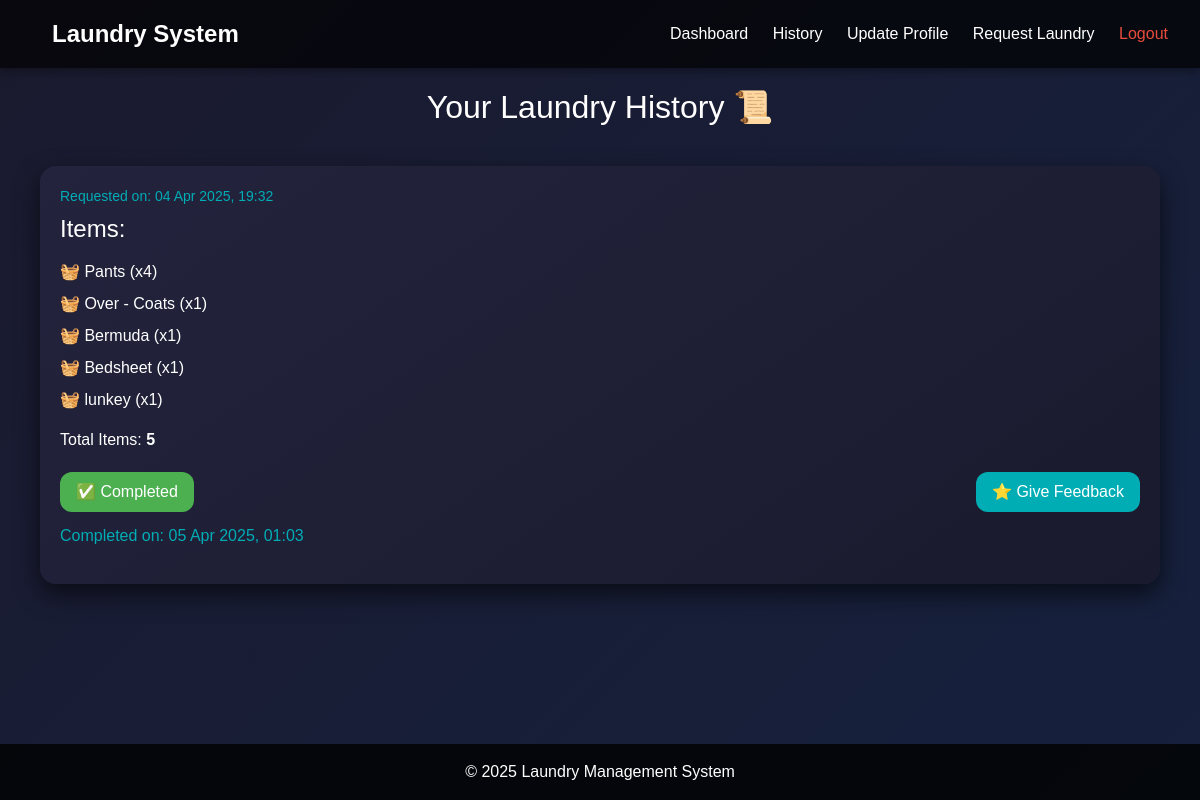
Page /history/ (signed in) on the committed database.
### laundry/models.py (models this page shows, shortened)
class LaundryRequest(models.Model):
    STATUS_CHOICES = [
        ('Pending', 'Pending'),
        ('Recieved', 'Recieved'),
        ('In Progress', 'In Progress'),
        ('Completed', 'Completed'),
    ]
    user = models.ForeignKey(User, on_delete=models.CASCADE)
    items = models.ManyToManyField(LaundryItem, through='LaundryRequestItem')
    status = models.CharField(max_length=20, choices=STATUS_CHOICES, default='Pending')
    created_at = models.DateTimeField(auto_now_add=True)
    completed_at = models.DateTimeField(null=True, blank=True)  # New Field

class LaundryRequestItem(models.Model):
    laundry_request = models.ForeignKey(LaundryRequest, on_delete=models.CASCADE)
    item = models.ForeignKey(LaundryItem, on_delete=models.CASCADE)
    quantity = models.PositiveIntegerField(default=1)

class LaundryItem(models.Model):
    name = models.CharField(max_length=100)

### laundry/views.py (the view)
# urls.py: path("history/", request_history, name="history"),  # New history page
@login_required
def request_history(request):
    history_requests = LaundryRequest.objects.filter(user=request.user).order_by("-created_at")
    return render(request, "history.html", {"requests": history_requests})

### laundry/templates/history.html (shortened to what this page needs)
{% extends 'base.html' %}
{% block content %}
<h2 style="text-align: center; color: #ffffff; margin-bottom: 40px;">Your Laundry History 📜</h2>
{% if requests %}
<div style="display: grid; grid-template-columns: repeat(auto-fit, minmax(300px, 1fr)); gap: 20px; padding: 0 20px;">
    {% for request in requests %}
    <div style="background: linear-gradient(145deg, #23233d, #1a1a2e); padding: 20px; border-radius: 16px; box-shadow: 0 10px 25px rgba(0,0,0,0.6); transition: transform 0.3s;">
        <p style="color: #00adb5; font-size: 14px; margin-bottom: 8px;">
            Requested on: {{ request.created_at|date:"d M Y, H:i" }}
        </p>
        <h4 style="color: #ffffff; margin-bottom: 16px;">Items:</h4>
        <ul style="list-style: none; padding-left: 0; color: #ffffff;">
            {% for item in request.laundryrequestitem_set.all %}
                <li style="margin-bottom: 8px;">🧺 {{ item.item.name }} (x{{ item.quantity }})</li>
            {% endfor %}
        </ul>
        <p style="color: #ffffff; margin: 12px 0;">Total Items: <strong>{{ request.laundryrequestitem_set.all|length }}</strong></p>
        <div style="margin-top: 20px;">
            {% if request.status == 'Completed' %}
                <div style="display: flex; justify-content: space-between; align-items: center; flex-wrap: wrap; gap: 10px;">
                    <span style="background: #4CAF50; color: white; padding: 8px 16px; border-radius: 12px;">✅ Completed</span>
                    <button onclick="openFeedbackModal('{{ request.id }}')"
                            style="background: #00adb5; color: white; border: none; padding: 8px 16px;
                                   border-radius: 12px; cursor: pointer; transition: background 0.3s;"
                            onmouseover="this.style.background='#008d96'"
                            onmouseout="this.style.background='#00adb5'">
                        ⭐ Give Feedback
                    </button>
                </div>
                <p style="margin-top: 12px; color: #00adb5;">Completed on: {{ request.completed_at|date:"d M Y, H:i" }}</p>
            {% elif request.status == 'In Progress' %}
                <span style="background: #FFC107; color: #1a1a2e; padding: 8px 16px; border-radius: 12px;">🔄 In Progress</span>
                <p style="margin-top: 12px; color: #ffcc66;">Pending completion...</p>
            {% else %}
                <span style="background: #607D8B; color: white; padding: 8px 16px; border-radius: 12px;">⏳ Pending</span>
            {% endif %}
        </div>
    </div>
    {% endfor %}
</div>
{% endif %}
{% endblock %}

### laundry/templates/base.html (style rules this page uses)
body { margin: 0; padding: 0; min-height: 100vh; display: flex; flex-direction: column; background: linear-gradient(135deg, #1a1a2e, #16213e); color: white; font-family: Arial, sans-serif; }

### rows in the picture
LaundryRequest: created_at "04 Apr 2025, 19:32", laundryrequestitem_set.all|length "5", completed_at "05 Apr 2025, 01:03"
LaundryRequestItem: item.name "Pants", quantity "4"
LaundryRequestItem: item.name "Over - Coats", quantity "1"
LaundryRequestItem: item.name "Bermuda", quantity "1"
LaundryRequestItem: item.name "Bedsheet", quantity "1"
LaundryRequestItem: item.name "lunkey", quantity "1"
